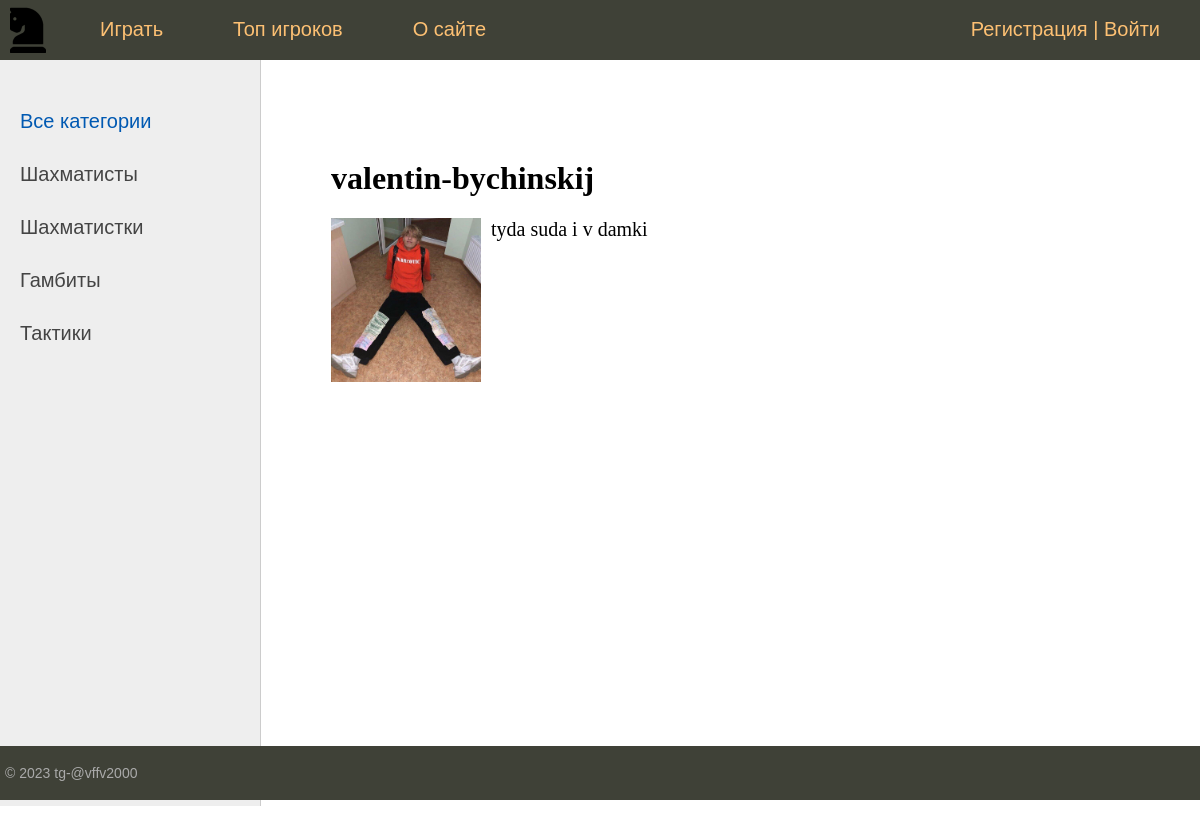
Before: /post/valentin-bychinskij/ with the older database file.
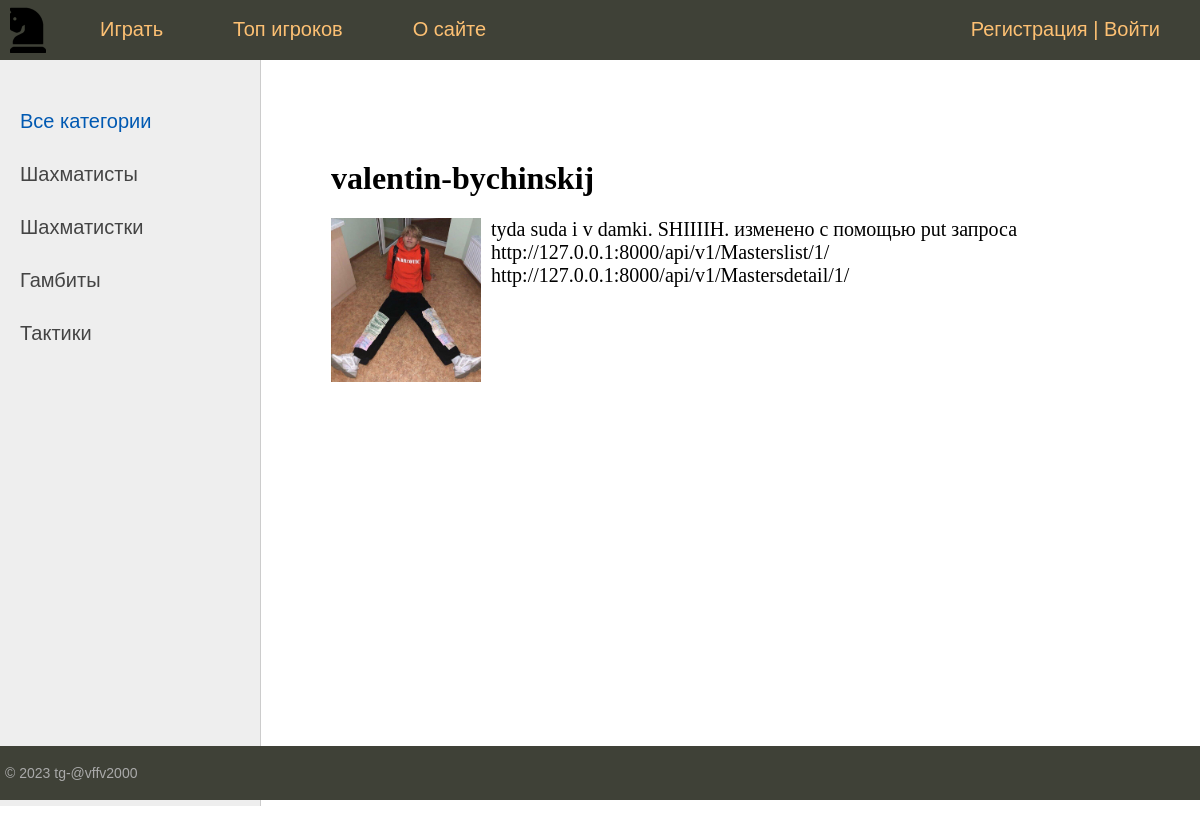
After: the same page with the newer database file.
### chess/models.py (models this page shows, shortened)
class Masters(models.Model):
    title = models.CharField(max_length=255, verbose_name="Заголовок")
    slug = models.SlugField(max_length=255, unique=True, db_index=True, verbose_name="URL")
    content = models.TextField(blank=True, verbose_name="Текст статьи")
    photo = models.ImageField(upload_to="photos/%Y/%m/%d/", verbose_name="Фото")
    time_create = models.DateTimeField(auto_now_add=True, verbose_name="Время создания")
    time_update = models.DateTimeField(auto_now=True, verbose_name="Время изменения")
    is_published = models.BooleanField(default=True, verbose_name="Публикация")
    cat = models.ForeignKey('Category', on_delete=models.PROTECT,  verbose_name="Категории")
    user = models.ForeignKey(User,verbose_name='Пользователь',on_delete=models.CASCADE)
    def __str__(self):
        return self.title
    class Meta:
        verbose_name = "Известные шахматисты"
        verbose_name_plural = "Известные шахматисты"
        ordering = ['-time_create']

### chess/views.py (the view)
# urls.py: path('post/<slug:post_slug>/', ShowPost.as_view(), name='post'),
class ShowPost(DataMixin, DetailView):
    model = Masters
    template_name = 'chess/post.html'
    slug_url_kwarg = 'post_slug'
    context_object_name = 'post'
    def get_context_data(self, *, object_list=None, **kwargs):
        context = super().get_context_data(**kwargs)
        c_def = self.get_user_context(title=context['post'])
        return context | c_def

### chess/models.py (called while the page is built)
    def get_absolute_url(self):
        return reverse('category', kwargs={'cat_slug': self.slug})

### chess/templatetags/chess_tags.py (called while the page is built)
@register.inclusion_tag('chess/list_catigories.html')  # для отображения бара слева в html{% show_category %}
def show_category(sort=None, cat_selected=0):
    if not sort:
        cats = Category.objects.all()
    else:
        cats = Category.objects.order_by(sort)
    return {'cats': cats, "cat_selected": cat_selected}

### chess/utils.py (called while the page is built)
    def get_user_context(self, **kwargs):  # создаёт контекст для шаблона
        context = kwargs  # начальный словарь
        cats = Category.objects.all()
        context['menu'] = menu
        context['cats'] = cats
        if 'cat_selected' not in context:
            context['cat_selected'] = 0
        return context

### chess/templates/chess/post.html
{% extends 'chess/base.html' %}
{% block content %}
<h1>{{ post.title }}</h1>
{% if post.photo %}
    <p><img class="img-article-left thumb" src="{{ post.photo.url }}"></p>
{% endif %}
{{ post.content|linebreaks }}
{% endblock %}

Changed rows visible on the page:
changed Masters "valentin-bychinskij": content "tyda suda i v damki" → "tyda suda i v damki. SHIIIIH. изменено с помощью put запроса http://127.0.0.1:8000/api/v1/Masterslist/1/ http://127.0.0.1:8000/api/v1/Mastersdetail/1/"
